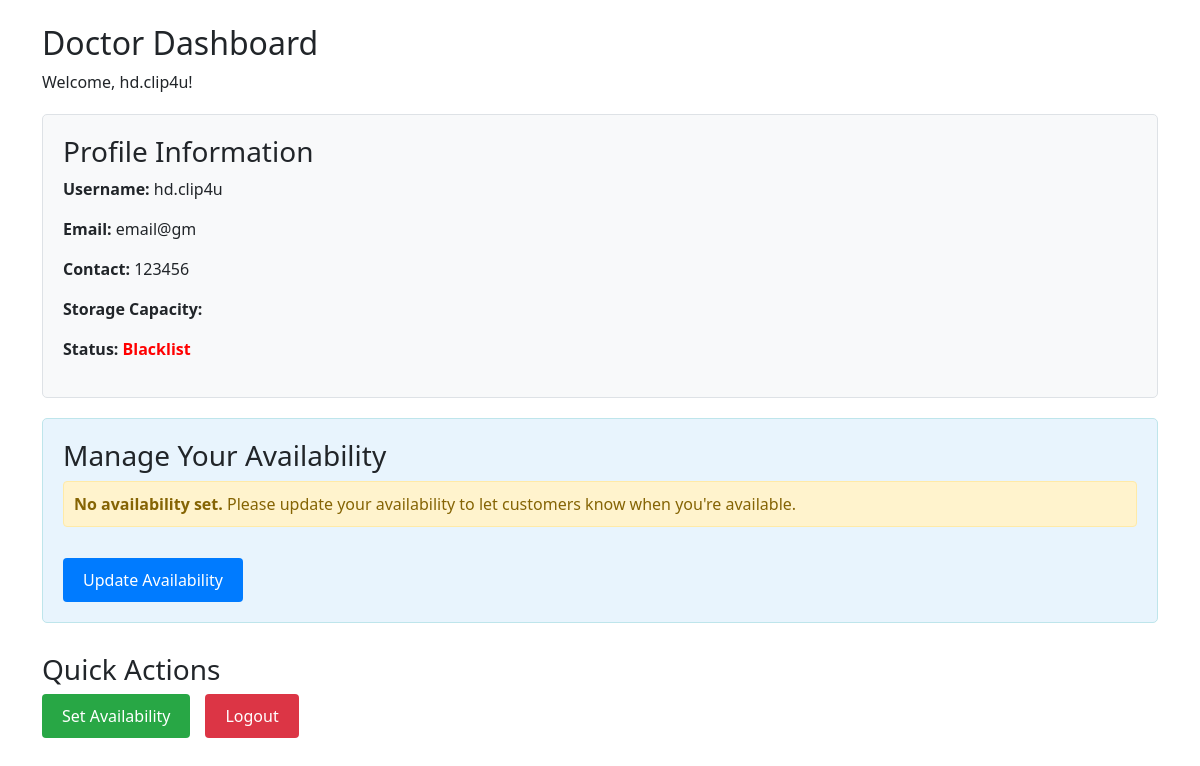
Page /doctor_dashboard (signed in) on the committed database.
### models.py (models this page shows)
class Doctor(db.Model):
    id = db.Column(db.Integer, primary_key=True)
    username = db.Column(db.String(50), unique=True, nullable=False)
    password = db.Column(db.String(128), nullable=False)
    email = db.Column(db.String(100), unique=True, nullable=False)
    contact = db.Column(db.String(15), nullable=False)
    dept_id=db.Column(db.Integer,db.ForeignKey('department.id'))
    status = db.Column(db.String(20), default="active")
    role = db.Column(db.String(20), default="doctor")
    admin_id = db.Column(db.Integer, db.ForeignKey('admin.id'),default='admin')
    schedules = db.relationship('Schedule_doctors', backref='doctor', lazy=True)
    appointment = db.relationship('Appointment', backref='doctor', lazy=True)

### app.py (the view)
@app.route('/doctor_dashboard')
def doctor_dashboard(methods=['GET','POST']):
    if 'user_id' not in session or session.get('role') != 'doctor':
        flash("Please login as doctor to access this page.", "danger")
        return redirect(url_for('login'))
    doctor = Doctor.query.get(session['user_id'])
    if not doctor:
        flash("Doctor not found.", "danger")
        return redirect(url_for('login'))
    return render_template('doctor_dashboard.html',doctor=doctor)

### templates/doctor_dashboard.html (shortened to what this page needs)
{% extends 'base.html' %}
{% block content %}
<h2>Doctor Dashboard</h2>
<p>Welcome, {{ doctor.username }}!</p>
<div style="background-color: #f8f9fa; padding: 20px; margin: 20px 0; border-radius: 5px; border: 1px solid #dee2e6;">
    <h3>Profile Information</h3>
    <p><strong>Username:</strong> {{ doctor.username }}</p>
    <p><strong>Email:</strong> {{ doctor.email }}</p>
    <p><strong>Contact:</strong> {{ doctor.contact }}</p>
    <p><strong>Storage Capacity:</strong> {{ doctor.storage_capacity }}</p>
    <p><strong>Status:</strong>
        <span style="color: {% if doctor.status == 'active' %}green{% else %}red{% endif %}; font-weight: bold;">
            {{ doctor.status|title }}
        </span>
    </p>
</div>
<div style="background-color: #e8f4fd; padding: 20px; margin: 20px 0; border-radius: 5px; border: 1px solid #bee5eb;">
    <h3>Manage Your Availability</h3>
    {% set current_dates = doctor.open_dates %}
    {% if current_dates %}
        {% set dates_list = current_dates|from_json %}
        <p><strong>Current Availability:</strong></p>
        <ul style="margin: 10px 0;" id="availability-list">
            {% for date in dates_list %}
            <li style="margin: 5px 0;" id="avail-date-{{ loop.index0 }}">{{ date }}</li>
            {% endfor %}
        </ul>
    {% else %}
        <p style="color: #856404; background-color: #fff3cd; padding: 10px; border: 1px solid #ffeaa7; border-radius: 4px;">
            <strong>No availability set.</strong> Please update your availability to let customers know when you're available.
        </p>
    {% endif %}
    <button onclick="location.href='/update_availability'"
            style="margin-top: 15px; padding: 10px 20px; background-color: #007bff; color: white; border: none; border-radius: 4px; cursor: pointer;">
        Update Availability
    </button>
</div>
<div style="margin: 30px 0;">
    <h3>Quick Actions</h3>
    <div style="display: flex; gap: 15px; flex-wrap: wrap;">
        <button onclick="location.href='/update_availability'"
                style="padding: 10px 20px; background-color: #28a745; color: white; border: none; border-radius: 4px; cursor: pointer;">
            Set Availability
        </button>
        <button onclick="location.href='/logout'"
                style="padding: 10px 20px; background-color: #dc3545; color: white; border: none; border-radius: 4px; cursor: pointer;">
            Logout
        </button>
    </div>
</div>
{% endblock %}

### rows in the picture
Doctor: username "hd.clip4u", email "email@gm", contact "123456", status "Blacklist"
